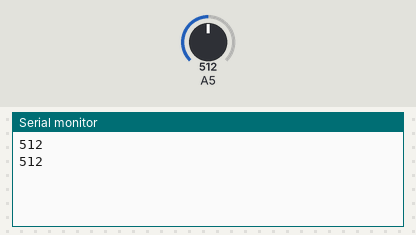
The sketch below on a simulated Arduino Uno, built with avr-gcc and run on an emulated ATmega328P. Shown: the last lines printed to the serial monitor. Inputs (shaded band) come from the test bench; at power-on: A5 = 512.

Above: at 1.8 s.
1.9 s: A5 set to 716
At 2.7 s:
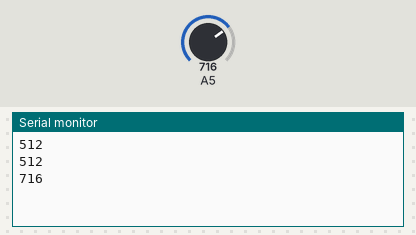
3.4 s: A5 set to 900
At 4.8 s:
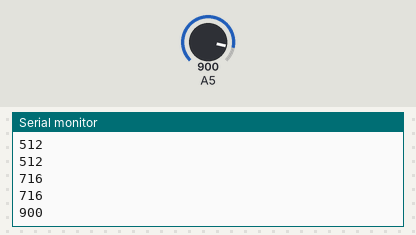
Timing chart, 0 to 6.4 s (numbered marks = the images above; inputs shaded):
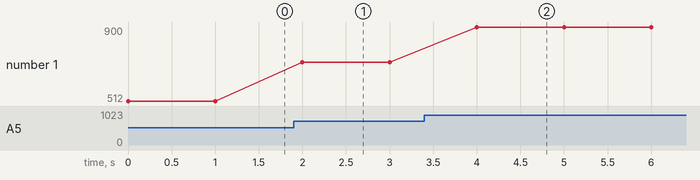

Measured:
- after the input at 1.9 s, the serial monitor: prints a new line after 0.10 s (image 1)
- after the input at 3.4 s, the serial monitor: prints a new line after 0.60 s (image 2)
- plotted number 1: 512 → 716 after the input at 1.9 s, 716 → 900 after the input at 3.4 s

The sketch:

test_light_sensor.ino
```cpp
void setup() {
  digitalWrite(A5, HIGH);
  Serial.begin(9600);
  while (!Serial);
}

void loop() {
  int r = analogRead(A5);
  Serial.println(r);
  delay(1000);
}
```
